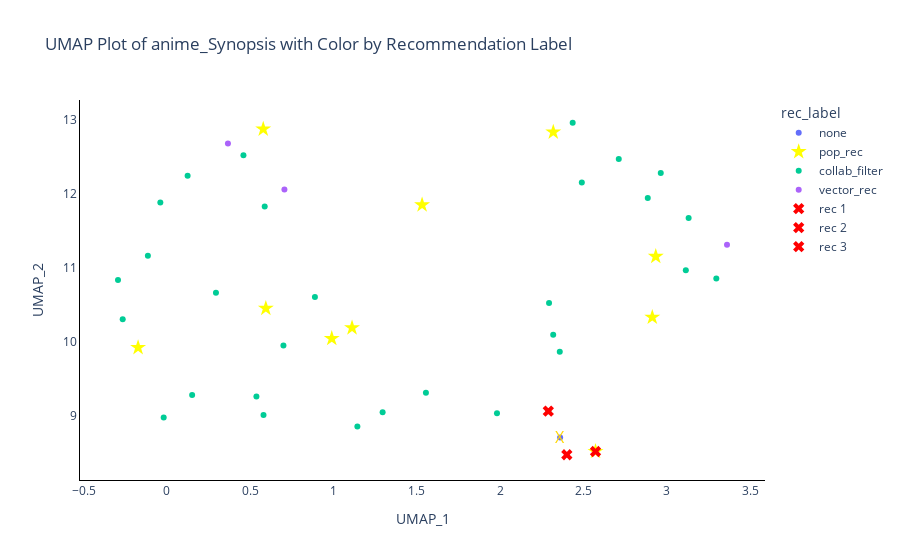

The code cell stored with this chart in its notebook:
### Code cell
# Load a pre-trained Sentence Transformer model
model = SentenceTransformer('sentence-transformers/all-MiniLM-L6-v2')

# Encode the anime synopsis using the Sentence Transformer model
embeddings = model.encode(recs_umap['anime_Synopsis'].tolist())

# Apply UMAP for dimensionality reduction
umap_model = UMAP(n_components=2, n_neighbors=5, min_dist=0.05)
umap_result = umap_model.fit_transform(embeddings)

# Convert UMAP result to DataFrame
umap_df = pd.DataFrame(umap_result, columns=['UMAP_1', 'UMAP_2'])

# Add 'Studios' and 'anime_id' columns to the UMAP DataFrame
umap_df['Studios'] = recs_umap['Studios'].tolist()
umap_df['Name'] = recs_umap['Name'].tolist()
umap_df['rec_label'] = recs_umap['rec_label'].tolist()
umap_df['anime_id'] = recs_umap['anime_id'].tolist()

# Plot the UMAP with color by 'rec_label' and hover information including 'Studios' and 'Name'
fig_umap = px.scatter(umap_df, x='UMAP_1', y='UMAP_2', color='rec_label', 
                      hover_data={'Studios': True, 'Name': True},
                      title='UMAP Plot of anime_Synopsis with Color by Recommendation Label')

# Modify the marker symbol for points labeled 'pop_rec' to be a star with yellow color and bigger size
fig_umap.for_each_trace(lambda t: t.update(marker=dict(symbol='star', size=12, color='yellow') if t.name == 'pop_rec' else {}))

# Add annotation for a specific point
x_coord = umap_df.loc[0, 'UMAP_1']
y_coord = umap_df.loc[0, 'UMAP_2']
fig_umap.add_annotation(x=x_coord, y=y_coord, text="X", showarrow=False, font=dict(color="gold", size=16))

# Find the three closest points to the marked point
nn_model = NearestNeighbors(n_neighbors=4, metric='euclidean')
nn_model.fit(umap_result)
distances, indices = nn_model.kneighbors([umap_result[0]])

# Collect anime IDs of the three closest points
closest_anime_ids = umap_df.loc[indices[0][1:], 'anime_id'].tolist()

# Plot red X symbol on the closest points (excluding the marked point)
for i, idx in enumerate(indices[0][1:], start=1):
    target_x = umap_df.loc[idx, 'UMAP_1']
    target_y = umap_df.loc[idx, 'UMAP_2']
    fig_umap.add_trace(go.Scatter(x=[target_x], y=[target_y], mode='markers', showlegend=True,
                                  marker=dict(symbol='x', size=10, color='red'), name=f'rec {i}'))

fig_umap.update_layout(
    xaxis=dict(showgrid=False, showline=True, linewidth=1, linecolor='black'),
    yaxis=dict(showgrid=False, showline=True, linewidth=1, linecolor='black'),
    plot_bgcolor='rgba(255, 255, 255, 0)'
)

# Show the plot
fig_umap.show()

### Figure 1 — Plotly figure (JSON) as saved in the notebook; plotly's stock layout.template omitted (floating-point values rounded to 4 significant figures)
{"data": [{"customdata": [["user query", "user query"]], "hovertemplate": "rec_label=none<br>UMAP_1=%{x}<br>UMAP_2=%{y}<br>Studios=%{customdata[0]}<br>Name=%{customdata[1]}<extra></extra>", "legendgroup": "none", "marker": {"color": "#636efa", "symbol": "circle"}, "mode": "markers", "name": "none", "orientation": "v", "showlegend": true, "type": "scatter", "x": [2.36], "xaxis": "x", "y": [8.712], "yaxis": "y"}, {"customdata": [["Bones", "Darker than Black: Kuro no Keiyakusha"], ["Tokyo Movie Shinsha", "Akira"], ["Sunrise", "Cowboy Bebop"], ["Arms", "Elfen Lied"], ["Bones", "Fullmetal Alchemist"], ["Madhouse", "Hajime no Ippo"], ["Studio Ghibli", "Howl no Ugoku Shiro"], ["Toei Animation", "One Piece"], ["Sunrise", "Code Geass: Hangyaku no Lelouch"], ["Gainax, Production I.G", "FLCL"]], "hovertemplate": "rec_label=pop_rec<br>UMAP_1=%{x}<br>UMAP_2=%{y}<br>Studios=%{customdata[0]}<br>Name=%{customdata[1]}<extra></extra>", "legendgroup": "pop_rec", "marker": {"color": "yellow", "size": 12, "symbol": "star"}, "mode": "markers", "name": "pop_rec", "orientation": "v", "showlegend": true, "type": "scatter", "x": [1.111, 0.9895, -0.1725, 2.933, 0.5783, 1.531, 2.913, 2.572, 0.5939, 2.318], "xaxis": "x", "y": [10.19, 10.05, 9.926, 11.16, 12.88, 11.85, 10.34, 8.523, 10.46, 12.84], "yaxis": "y"}, {"customdata": [["Y.O.U.C", "Gakuen no Shuryousha"], ["Himajin Planning", "Kisaku Spirit"], ["Studio Fantasia", "Lingeries"], ["Studio Jam", "Kurai Mirai"], ["Piko Studio", "In no Houteishiki"], ["Arms, Triple X", "Dark Shell: Ori no Naka no Namameki"], ["Kyushu Network Animation", "Heartwork: Symphony of Destruction"], ["Y.O.U.C", "Shokuzai no Kyoushitsu"], ["Y.O.U.C", "Hissatsu Chikan Nin"], ["UNKNOWN", "Skyers 5"], ["Mushi Production", "Wanpaku Tanteidan"], ["Xebec", "Rinne no Lagrange Season 2"], ["Eiken", "Yuusei Kamen"], ["UNKNOWN", "Instant History"], ["Tatsunoko Production", "Dokachin"], ["Tokyo Movie Shinsha", "Takarajima Movie"], ["Knack Productions", "Shin Don Chuck Monogatari"], ["UNKNOWN", "Dolittle-sensei Monogatari"], ["STUDIO6'oN", "Suisei no Freyline: Prologue"], ["Actas", "Girls & Panzer"], ["AIC ASTA", "Jinrui wa Suitai Shimashita"], ["Eshoya Honpo", "Requiem"], ["Toei Animation", "Shounen Ninja Kaze no Fujimaru"], ["A-1 Pictures", "Vividred Operation"], ["Sunrise", "Kyoukaisenjou no Horizon"], ["Gainax", "Medaka Box"], ["Satelight", "Mouretsu Pirates: Abyss of Hyperspace"], ["Xebec", "Rinne no Lagrange"], ["Satelight, Encourage Films", "Senki Zesshou Symphogear"], ["Xebec", "Upotte!!"]], "hovertemplate": "rec_label=collab_filter<br>UMAP_1=%{x}<br>UMAP_2=%{y}<br>Studios=%{customdata[0]}<br>Name=%{customdata[1]}<extra></extra>", "legendgroup": "collab_filter", "marker": {"color": "#00cc96", "symbol": "circle"}, "mode": "markers", "name": "collab_filter", "orientation": "v", "showlegend": true, "type": "scatter", "x": [0.4596, 2.435, 0.5872, -0.1137, 2.885, -0.293, 0.1519, -0.03897, 0.1246, -0.2648, 0.2947, 2.711, 0.6996, 1.554, 2.357, 1.295, 2.289, 1.981, 3.114, 0.58, 2.318, 1.143, 0.8884, 3.297, 2.293, 2.963, 3.131, 2.49, 0.5374, -0.0189], "xaxis": "x", "y": [12.52, 12.96, 11.83, 11.17, 11.95, 10.84, 9.286, 11.88, 12.25, 10.31, 10.67, 12.47, 9.955, 9.315, 9.871, 9.052, 9.067, 9.041, 10.97, 9.015, 10.1, 8.861, 10.61, 10.86, 10.53, 12.28, 11.68, 12.15, 9.264, 8.983], "yaxis": "y"}, {"customdata": [["Studio 9 Maiami", "Itazura The Animation"], ["UNKNOWN", "One Piece Characters Log"], ["TMS Entertainment", "Flanders no Inu, Boku no Patrasche"], ["Satelight", "Mouretsu Pirates"]], "hovertemplate": "rec_label=vector_rec<br>UMAP_1=%{x}<br>UMAP_2=%{y}<br>Studios=%{customdata[0]}<br>Name=%{customdata[1]}<extra></extra>", "legendgroup": "vector_rec", "marker": {"color": "#ab63fa", "symbol": "circle"}, "mode": "markers", "name": "vector_rec", "orientation": "v", "showlegend": true, "type": "scatter", "x": [0.7054, 2.4, 0.3666, 3.361], "xaxis": "x", "y": [12.06, 8.479, 12.68, 11.31], "yaxis": "y"}, {"marker": {"color": "red", "size": 10, "symbol": "x"}, "mode": "markers", "name": "rec 1", "showlegend": true, "type": "scatter", "x": [2.4], "y": [8.479]}, {"marker": {"color": "red", "size": 10, "symbol": "x"}, "mode": "markers", "name": "rec 2", "showlegend": true, "type": "scatter", "x": [2.572], "y": [8.523]}, {"marker": {"color": "red", "size": 10, "symbol": "x"}, "mode": "markers", "name": "rec 3", "showlegend": true, "type": "scatter", "x": [2.289], "y": [9.067]}], "layout": {"annotations": [{"font": {"color": "gold", "size": 16}, "showarrow": false, "text": "X", "x": 2.36, "y": 8.712}], "legend": {"title": {"text": "rec_label"}, "tracegroupgap": 0}, "plot_bgcolor": "rgba(255, 255, 255, 0)", "title": {"text": "UMAP Plot of anime_Synopsis with Color by Recommendation Label"}, "xaxis": {"anchor": "y", "domain": [0, 1], "linecolor": "black", "linewidth": 1, "showgrid": false, "showline": true, "title": {"text": "UMAP_1"}}, "yaxis": {"anchor": "x", "domain": [0, 1], "linecolor": "black", "linewidth": 1, "showgrid": false, "showline": true, "title": {"text": "UMAP_2"}}}}
